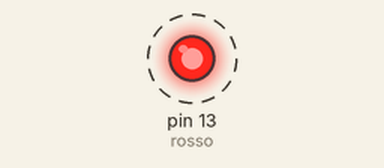
Recording of a sketch running on a simulated Arduino Uno, built with avr-gcc and run on an emulated ATmega328P. Shown: output pins drawn as LEDs (lit = HIGH). Dashed ring = blinking.

Above: at 0.5 s.
Timing chart, 0 to 4.6 s (numbered marks = the images above):
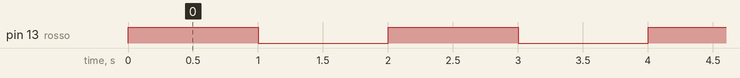

The sketch:

struct_risposta_pointers.ino
```cpp
/*
    struct

 Struct e' un tipo struttura di dati non omogenea,
 puo' contenere tipi di dati diversi a differenza di un array.

 Possiamo quindi raggruppare diverse proprieta' di un oggetto
 sotto lo stesso identificatore.

Questa versione permette alla funzione lempeggia() di modificare una delle proprieta
(  lo stato) dello struct rosso. Il fatto e' che una funzione non potrebbe modificare
dei dati al suo esterno! Al massimo potrebbe ritornare un valore...

Per superare questo si invoca la funziona con un riferimento ( & ) al dato originale
e poi nel corpo della funzione si usano pointers (foo->bar eqivale a (*foo).bar,
l'operatore punto ha precedenza rispetto al pointer) per modificare un indirizzo di memoria
esterno alla funzione.

 Schema: http://lab.piffa.net/schemi/rgb.jpg
 */


#include "lamp.h"

// instanziamo un lampeggino
lampeggino rosso { 13, 1000, ">> Led Rosso <<"};

void setup()
{
    pinMode(rosso.pin, OUTPUT);
    Serial.begin(9600);
}

void loop()
{
    // Utilizziamo un lampeggiatore
   lampeggia(&rosso);
}
```

lamp.h
```cpp
/* Lamp Header
 *
 *  Senza un file Header Arduino IDE non ne vuole sapere
 *  di riconosce un data type custom da utilizzare con una funzione.
 */

#include <Arduino.h> // Senza non si possono usare i byte, digitaWrite...

struct lampeggino {
  byte pin ;
  long pausa;
   boolean stato;
  char feedback[20]; // Messaggio via seriale
} ;

void lampeggia (lampeggino *oggetto) {
    // Lampeggia e manda un feedback via seriale

    digitalWrite(oggetto->pin, (*oggetto).stato); // foo->bar eqivale a (*foo).bar, l'operatore punto ha precedenza rispetto al pointer
    Serial.println((*oggetto).feedback);
    (*oggetto).stato = !(*oggetto).stato ;
    delay((*oggetto).pausa);
}
```

Measured:
- by itself, pin 13 (rosso): alternates HIGH for 1.0 s and LOW for 1.0 s
